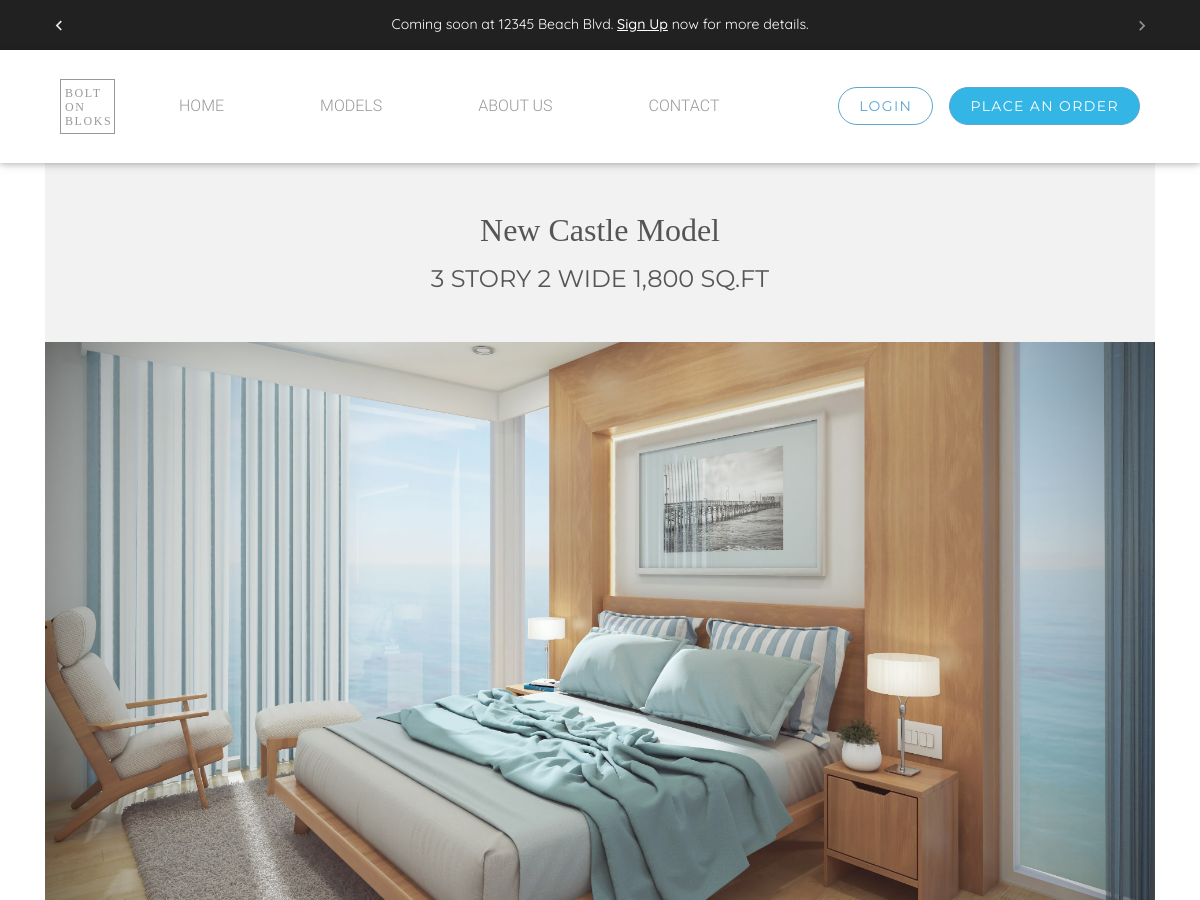
The page /models (upper part) on the database as committed earlier.
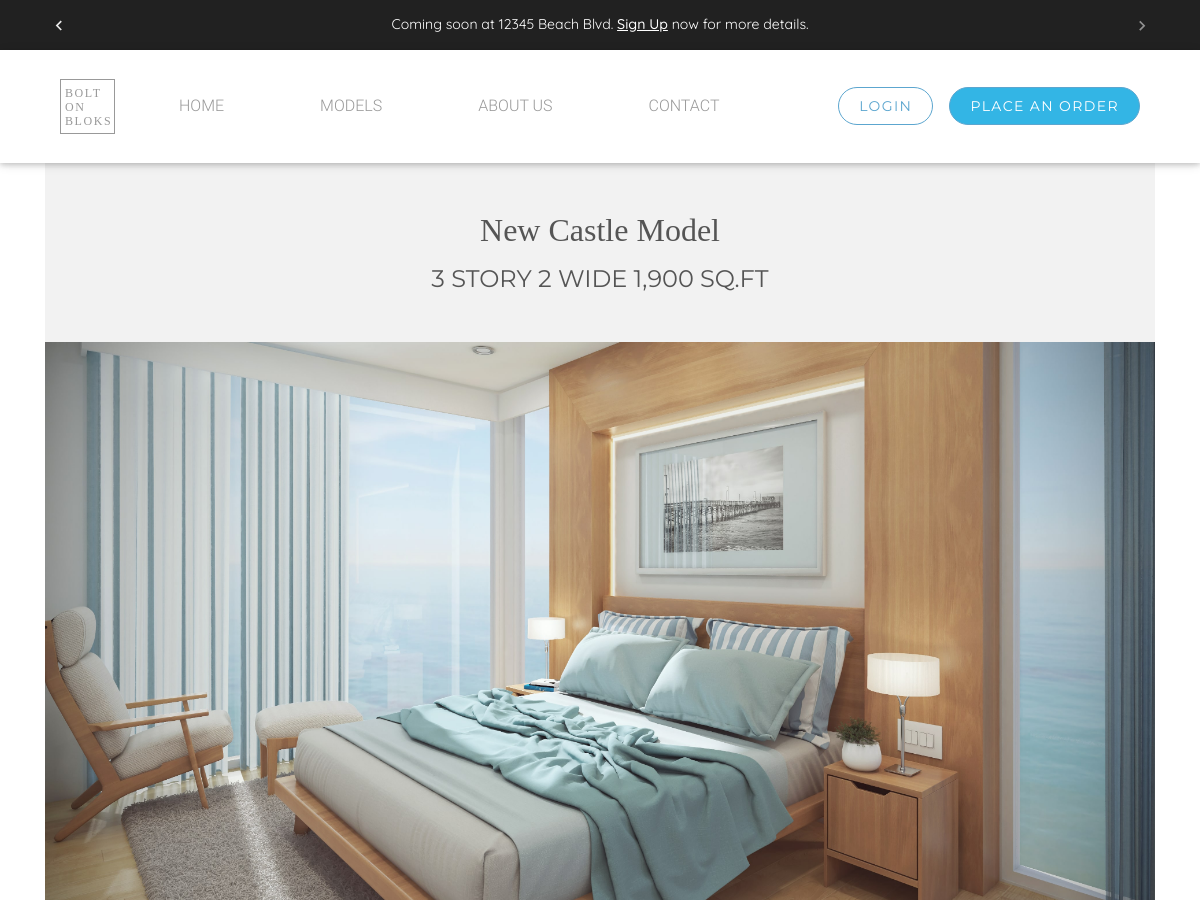
The same page on the database as committed later.
### users/models.py (models this page shows)
class ModelsInfo(models.Model):
    model_name = models.CharField('Model name',max_length=60, default='', blank=True, null=True)
    model_dimension = models.CharField('Model Dimensions',max_length=60, default='', blank=True, null=True)
    model_header = models.CharField('Model Header',max_length=60, default='', blank=True, null=True)
    model_text = models.TextField('Text', default='', blank=True, null=True)
    beds = models.CharField('Beds',max_length=60, default='', blank=True, null=True)
    baths = models.CharField('Baths',max_length=60, default='', blank=True, null=True)
    sq_ft = models.CharField('SQ.ft',max_length=60, default='', blank=True, null=True)
    parking_spaces = models.CharField('Parking Spaces',max_length=60, default='', blank=True, null=True)
    no_of_kitchen = models.CharField('Number of Kitchen',max_length=60, default='', blank=True, null=True)
    kitchen = models.CharField('Kitchen',max_length=60, default='', blank=True, null=True)
    bathroom = models.CharField('Bathroom',max_length=60, default='', blank=True, null=True)
    frame_material = models.CharField('Frame Material',max_length=60, default='', blank=True, null=True)
    price = models.CharField('Price',max_length=60, default='', blank=True, null=True)
    amenities = models.CharField('Amenities',max_length=60, default='', blank=True, null=True)
    floor = models.CharField('floor',max_length=60, default='', blank=True, null=True)
    garage = models.CharField('Garage',max_length=60, default='', blank=True, null=True)
    fireplace = models.CharField('Fireplace',max_length=60, default='', blank=True, null=True)
    laundry = models.CharField('Laundry',max_length=60, default='', blank=True, null=True)
    interior_features = models.CharField('Interior Features',max_length=60, default='', blank=True, null=True)
    construction_material = models.CharField('Construction Materials',max_length=60, default='', blank=True, null=True)

### users/views.py (the view)
# urls.py: path('models', models, name="models"),
def models(request, name=None):
    if not name:
        name = '3S-2W'
    model_data = get_object_or_404(ModelsInfo, model_name=name)
    model_imgs = ModelImages.objects.filter(modelsinfo_obj=model_data)
    return render(request, 'users/models.html', {"model_data": model_data, 'imgs': model_imgs})

### users/context_processor.py (called while the page is built)
def email_form(request):
    form = EmailListForm()
    return {"subscribe_form":form}

### users/templates/users/models.html (shortened to what this page needs)
{% extends 'users/base.html' %}
{% load static %}
{% block content %}
<section>
   <div class="container">
       <div class="row">
           <div class="col-lg-12 text-center">
               <div class="bg-grey py-5">
                 <h2 class="font2 font-weight-normal mb-3">{{ model_data.model_header }}</h2>
                 <h4 class="font-weight-normal m-0">{{ model_data.model_dimension }}</h4>
               </div>
           </div>
       </div>
   </div>
</section>
<header class="masthead text-center text-white">
 <div class="masthead-content">
   <div class="container">
     <div class="row">
         <div class="col-lg-12">
             <div class="slider slider-for">
                {% for img in imgs %}
                 <div>
                     <img alt="" src="{{ img.path }}">
                 </div>
                {% endfor %}
             </div>
         </div>
     </div>
 </div>
 </div>
</header>
{% endblock %}

Rows that differ between the two databases and show on the page:
changed ModelsInfo "New Castle Model": model_dimension "3 STORY 2 WIDE 1,800 SQ.FT" → "3 STORY 2 WIDE 1,900 SQ.FT"
